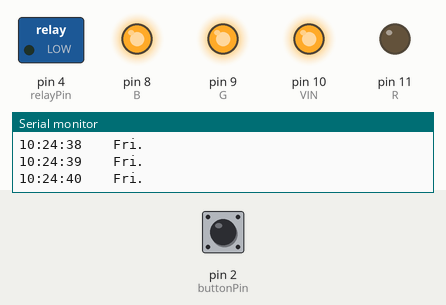
Simulated run of this sketch. Board: Arduino Uno, built with avr-gcc and run on an emulated ATmega328P. Parts: switched loads named in the sketch (green lamp = pin HIGH), output pins drawn as LEDs (lit = HIGH), the last lines printed to the serial monitor. The inputs (shaded band) are chosen by the test bench; at power-on: pin 2 (buttonPin) HIGH. The local clock reads 2024-03-15 10:24:30 at power-on unless the sketch sets it; EEPROM starts erased.

Above: at 3.8 s.
3.9 s: pin 2 (buttonPin) pulled LOW for 3.2 s
At 5.1 s:
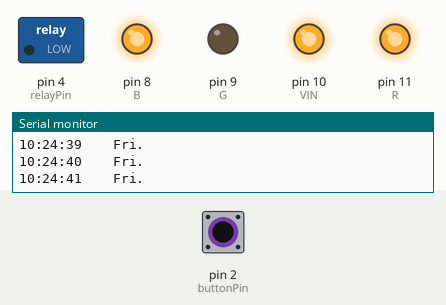
At 6.7 s:
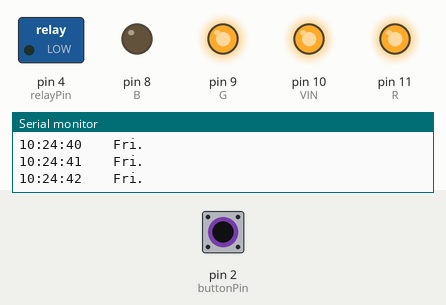
8.6 s: pin 2 (buttonPin) pulled LOW for 1.25 s
At 10.7 s:
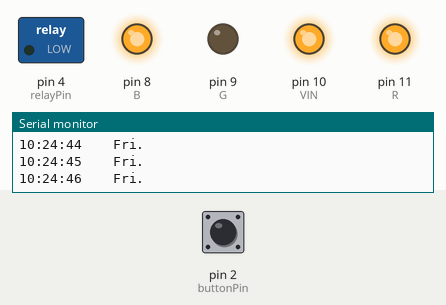
Timing chart, 0 to 12.2 s (numbered marks = the images above; inputs shaded):
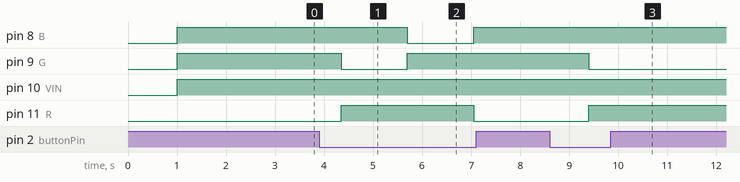

The sketch:

smart_bell.ino
```cpp
#include <EEPROM.h>
#include <Wire.h>
#include "RTClib.h"
#define relayPin 4            // Ռելեյի պինը
String daysOfWeek [] = {"Sun.", "Mon.", "Tue.", "Wed.", "Thu.", "Fri.", "Sat.",};
String bellTime [] = {"9:00", "9:45", "9:50", "10:35", "10:40", "11:25", "11:35", "12:20", "12:25", "13:10", "13:15", "14:00", "14:05", "14:50"};
byte bellIndex = 0;
RTC_DS3231 rtc;
byte bell_duration = 5;
byte  dow , hour , minute, sec;
byte compileSecond = 7;
int buttonPin = 2;
int R = 11;
int VIN = 10;
int G = 9;
int B = 8;
byte counter = 1;
int buttonState;
int address = 0;

void setup() {
  Serial.begin(9600);  // Инициализируем вывод данных на монитор серийного порта, со скоростью 9600 бод
  pinMode(buttonPin, INPUT);
  pinMode(relayPin, OUTPUT);
  pinMode(R, OUTPUT);
  pinMode(G, OUTPUT);
  pinMode(B, OUTPUT);
  pinMode(VIN, OUTPUT);
  rtc.begin();
  //rtc.adjust(DateTime(F(__DATE__), F(__TIME__)));
  //rtc.adjust(DateTime(2019, 12, 15, 11 , 37, 0));
  //  clock.setDateTime(2016, 9, 15, 0, 0, 0);              // Установка времени вручную (Год, Месяц, День, Час, Минута, Секунда)
  //  setAlarm1(Дата или день, Час, Минута, Секунда, Режим)
  readTime();
  counter = EEPROM.read(address);
}

void loop() {
  Reset();
  calculateTime();
  printData();
  //soundingBellTest();

  buttonState = digitalRead(buttonPin);
  if (buttonState == LOW) {
     counter++;
     delay(350);
     EEPROM.write(address, counter);
  }


  if (counter >3) {
    counter = 1;
  }
  if (counter == 1) {
    ledEnabled(R);
    soundingBellModeR();
  }
  if (counter == 2) {
    ledEnabled(G);
    soundingBellModeG();
  }
  if (counter == 3) {
    ledEnabled(B);
    soundingBellModeB();
  }

}

void readTime() {
  DateTime now = rtc.now();
  dow = now.dayOfTheWeek();
  Serial.print("Dow ");
  Serial.println(dow);
  Serial.print("Year ");
  Serial.println(now.year());
  Serial.print("Month ");
  Serial.println(now.month());
  Serial.print("Day  ");
  Serial.println(now.day());
  hour = now.hour();
  minute = now.minute();
  sec = now.second() + compileSecond;
  if (sec > 59) {
    sec = sec - 60;
  }
}

void ledEnabled(int ledColor) {
  switch (ledColor) {
    case 11:
      digitalWrite(VIN, HIGH);
      digitalWrite(R, LOW);
      digitalWrite(G, HIGH);
      digitalWrite(B, HIGH);
      break;
    case 9:
      digitalWrite(VIN, HIGH);
      digitalWrite(R, HIGH);
      digitalWrite(G, LOW);
      digitalWrite(B, HIGH);
      break;
    case 8:
      digitalWrite(VIN, HIGH);
      digitalWrite(R, HIGH);
      digitalWrite(G, HIGH);
      digitalWrite(B, LOW);
      break;
    default:
      digitalWrite(VIN, LOW);
      digitalWrite(R, LOW);
      digitalWrite(G, LOW);
      digitalWrite(B, LOW);
      break;
  }
}

void calculateTime() {
  delay(999);
  sec++;
  if (sec > 59) {
    minute++;
    sec = 0;
  }
  if (minute > 59) {
    hour++;
    minute = 0;
  }
  if (hour > 23) {
    hour = 0;
  }
}
void soundingBellModeR(){
    if(dow!=0 && dow!=6){

       if(hour == 9 && minute == 0 && sec==0){relayStates();}
        if(hour == 9 && minute == 45 && sec == 0){relayStates();}
        if(hour == 9 && minute == 50 && sec == 0){relayStates();}
        if(hour == 10 && minute == 35 && sec == 0){relayStates();}
        if(hour == 10 && minute == 40 && sec == 0){relayStates();}
        if(hour == 11 && minute == 25 && sec == 0){relayStates();}
        if(hour == 11 && minute == 30 && sec == 0){ relayStates();}
        if(hour == 12 && minute == 15 && sec == 0){relayStates();}
        if(hour == 12 && minute == 20 && sec == 0){relayStates();}
        if(hour == 13 && minute == 05 && sec == 0){relayStates();}
        if(hour == 13 && minute == 10 && sec == 0){relayStates();}
        if(hour == 13 && minute == 55 && sec == 0){ relayStates();}
        if(hour == 14 && minute == 0 && sec == 0){relayStates();}
        if(hour == 14 && minute == 45 && sec == 0){relayStates();}
     }
}
void soundingBellModeG(){
    if(dow!=0 && dow!=6){
       if(hour == 9 && minute == 0 && sec==0){relayStates();}
        if(hour == 9 && minute == 45 && sec == 0){relayStates();}
        if(hour == 9 && minute == 50 && sec == 0){relayStates();}
        if(hour == 10 && minute == 35 && sec == 0){relayStates();}
        if(hour == 10 && minute == 45 && sec == 0){relayStates();}
        if(hour == 11 && minute == 30 && sec == 0){relayStates();}
        if(hour == 11 && minute == 45 && sec == 0){ relayStates();}
        if(hour == 12 && minute == 30 && sec == 0){relayStates();}
        if(hour == 12 && minute == 35 && sec == 0){relayStates();}
        if(hour == 13 && minute == 20 && sec == 0){relayStates();}
        if(hour == 13 && minute == 25 && sec == 0){relayStates();}
        if(hour == 14 && minute == 10 && sec == 0){ relayStates();}
        if(hour == 14 && minute == 15 && sec == 0){relayStates();}
        if(hour == 15 && minute == 0 && sec == 0){relayStates();}
    }
}
void soundingBellModeB(){
    if(dow!=0 && dow!=6){
       if(hour == 9 && minute == 0 && sec==0){relayStates();}
        if(hour == 9 && minute == 45 && sec == 0){relayStates();}
        if(hour == 9 && minute == 50 && sec == 0){relayStates();}
        if(hour == 10 && minute == 35 && sec == 0){relayStates();}
        if(hour == 10 && minute == 55 && sec == 0){relayStates();}
        if(hour == 11 && minute == 40 && sec == 0){relayStates();}
        if(hour == 11 && minute == 45 && sec == 0){ relayStates();}
        if(hour == 12 && minute == 30 && sec == 0){relayStates();}
        if(hour == 12 && minute == 35 && sec == 0){relayStates();}
        if(hour == 13 && minute == 20 && sec == 0){relayStates();}
        if(hour == 13 && minute == 25 && sec == 0){relayStates();}
        if(hour == 14 && minute == 10 && sec == 0){ relayStates();}
        if(hour == 14 && minute == 15 && sec == 0){relayStates();}
        if(hour == 15 && minute == 0 && sec == 0){relayStates();}
    }
}

void soundingBellTest() {
  if ( minute == 30 && sec == 0) {
    relayStates();
  }
  if ( minute == 0 && sec == 0) {
    relayStates();
  }
}

void relayStates() {
  relayOn();
  delay((bell_duration * 1000));   //թիվը վերածում է վրկ․
  sec = sec + bell_duration;
  relayOff();
}

void printData() {
  String minuteS = "";
  String secondS = "";
  if (minute < 10) {
    minuteS = String(0) + String(minute);
  } else {
    minuteS = String( minute);
  }
  if (sec < 10) {
    secondS = String(0) + String(sec);
  } else {
    secondS = String(sec);
  }


  String date = (String(hour) + ":" + minuteS + ":" + secondS + "    " + daysOfWeek[dow]);
  Serial.println(date);
  // lcd.clear();
  // lcd.setCursor(0, 0);              // Устанавливаем курсор в начало 1 строки
  // lcd.print(date);       // Выводим текст
  // lcd.setCursor(0, 1);              // Устанавливаем курсор в начало 2 строки
  // lcd.print(bellTime[bellIndex]);         // Выводим текст
}

void relayOn() {
  digitalWrite(relayPin, HIGH);
}

void relayOff() {
  digitalWrite(relayPin, LOW);
}

inline void Reset() {
  if (hour == 8 && minute == 30 && sec == 0) {
    delay(50000);
    asm("JMP 0");
  }
}
```

Measured:
- after the input at 3.9 s, pin 8 (B): HIGH → LOW after 1.8 s, → HIGH 1.3 s later; pin 9 (G): HIGH → LOW after 0.45 s, → HIGH 1.3 s later; pin 11 (R): LOW → HIGH after 0.45 s, → LOW 2.7 s later
- after the input at 8.6 s, pin 9 (G): HIGH → LOW after 0.80 s; pin 11 (R): LOW → HIGH after 0.80 s
